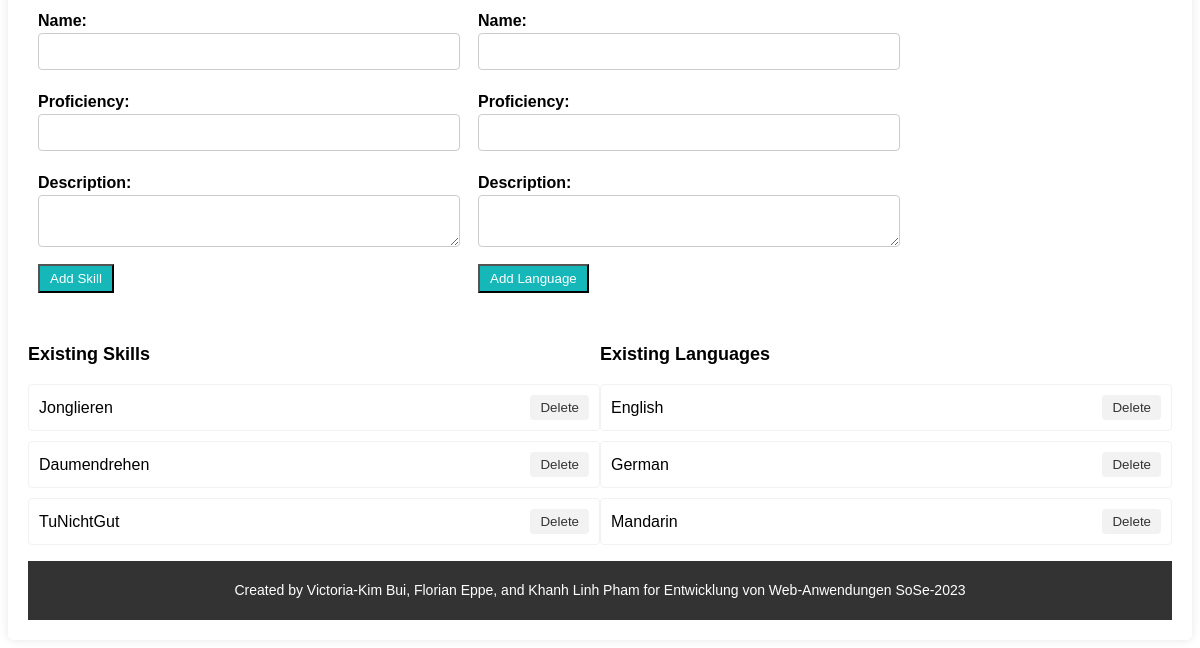
The app's page /portfolio_edit/ (signed in, lower part), older data.
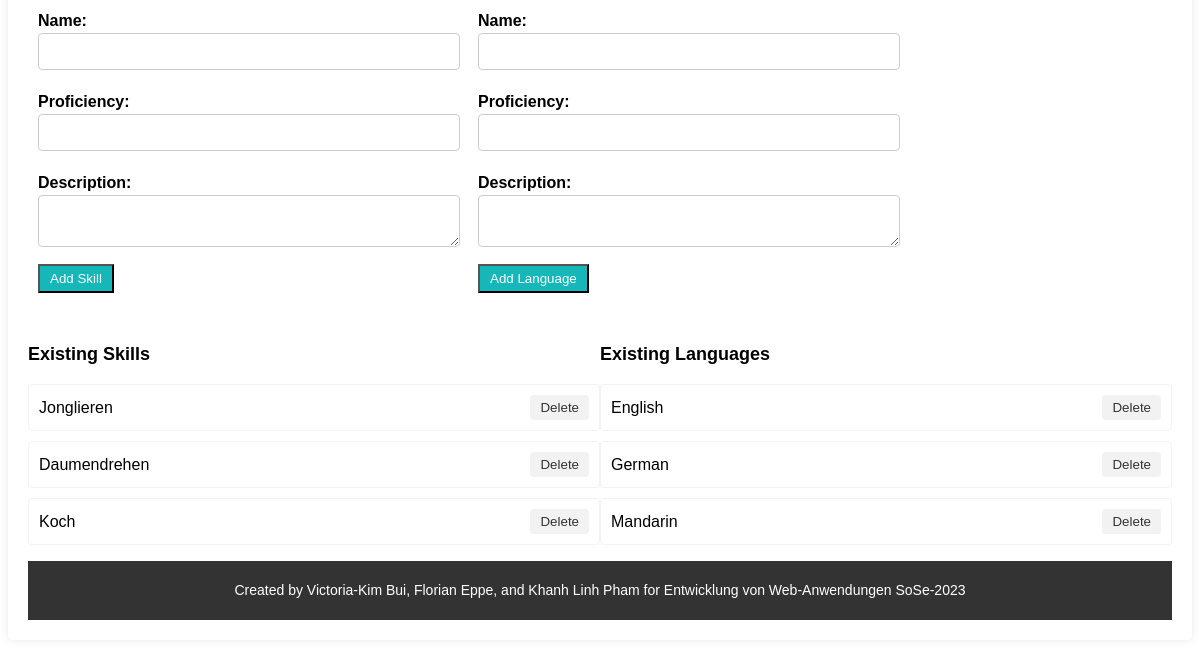
The same page, newer data.
### models.py (models this page shows)
class Skill(db.Model):
    __tablename__ = 'skill'
    id = db.Column(db.Integer, primary_key=True)
    name = db.Column(db.String, nullable=False)
    proficiency = db.Column(db.String, nullable=False)
    description = db.Column(db.String, nullable=False)
    user_id = db.Column(db.Integer, db.ForeignKey('user.id'))
    user = db.relationship("User", back_populates="skills")

class Language(db.Model):
    __tablename__ = 'language'
    id = db.Column(db.Integer, primary_key=True)
    language_name = db.Column(db.String, nullable=False)
    proficiency = db.Column(db.String, nullable=False)
    self_evaluation = db.Column(db.String)
    user_id = db.Column(db.Integer, db.ForeignKey('user.id'))
    user = db.relationship("User", back_populates="languages")

### app.py (the view)
@app.route('/portfolio_edit/')
def get_portfolio_edit():
	return portfolio_edit_view()

### templates/portfolio_edit_view.html (shortened to what this page needs)
<!DOCTYPE html>
<html>
<head>
  <link rel="stylesheet" href="{{ url_for('static', filename='edit_portfolio.css') }}">
</head>
<body>
<div class="strip">
  <div class="skills-content">
    <div class="add-form">
      <form action="{{ url_for('add_skill') }}" method="post">
        <label for="skill_name">Name:</label>
        <input type="text" id="skill_name" name="skill_name" required>
        <label for="skill_proficiency">Proficiency:</label>
        <input type="text" id="skill_proficiency" name="skill_proficiency" required>
        <label for="skill_description">Description:</label>
        <textarea id="skill_description" name="skill_description" maxlength="500" required></textarea>
        <button type="submit" class="add-button">Add Skill</button>
      </form>
    </div>
    <div class="add-form">
      <form action="{{ url_for('add_lang') }}" method="post">
        <label for="language_name">Name:</label>
        <input type="text" id="language_name" name="language_name" required>
        <label for="language_proficiency">Proficiency:</label>
        <input type="text" id="language_proficiency" name="language_proficiency" required>
        <label for="language_description">Description:</label>
        <textarea id="language_description" name="language_description" maxlength="500" required></textarea>
        <button type="submit" class="add-button">Add Language</button>
      </form>
    </div>
  </div>
    <div class="lists">
      <div class="skills-list">
        <h3>Existing Skills</h3>
        {% if user_skills %}
        <ul>
          {% for skill in user_skills %}
          <li>
            <span>{{ skill.name }}</span>
            <form action="{{ url_for('delete_skill', skill_id=skill.id) }}" method="post" class="delete-skill-form">
              <button class="delete-button" type="submit">Delete</button>
            </form>
          </li>
          {% endfor %}
        </ul>
        {% else %}
        <p>No skills added yet.</p>
        {% endif %}
      </div>
      <div class="languages-list">
        <h3>Existing Languages</h3>
        {% if user_languages %}
        <ul>
          {% for language in user_languages %}
          <li>
            <span>{{ language.language_name }}</span>
            <form action="{{ url_for('delete_language', language_id=language.id) }}" method="post" class="delete-language-form">
              <button class="delete-button" type="submit">Delete</button>
            </form>
          </li>
          {% endfor %}
        </ul>
        {% else %}
        <p>No languages added yet.</p>
        {% endif %}
      </div>
</div>
  <footer>
    <div class="footer-container">
      <p class="footer-message">
        Created by Victoria-Kim Bui, Florian Eppe, and Khanh Linh Pham for Entwicklung von Web-Anwendungen SoSe-2023
      </p>
    </div>
  </footer>
</body>
</html>

Row changes from the older to the newer data that the page shows:
removed Skill: name "TuNichtGut"
added Skill: name "Koch"
